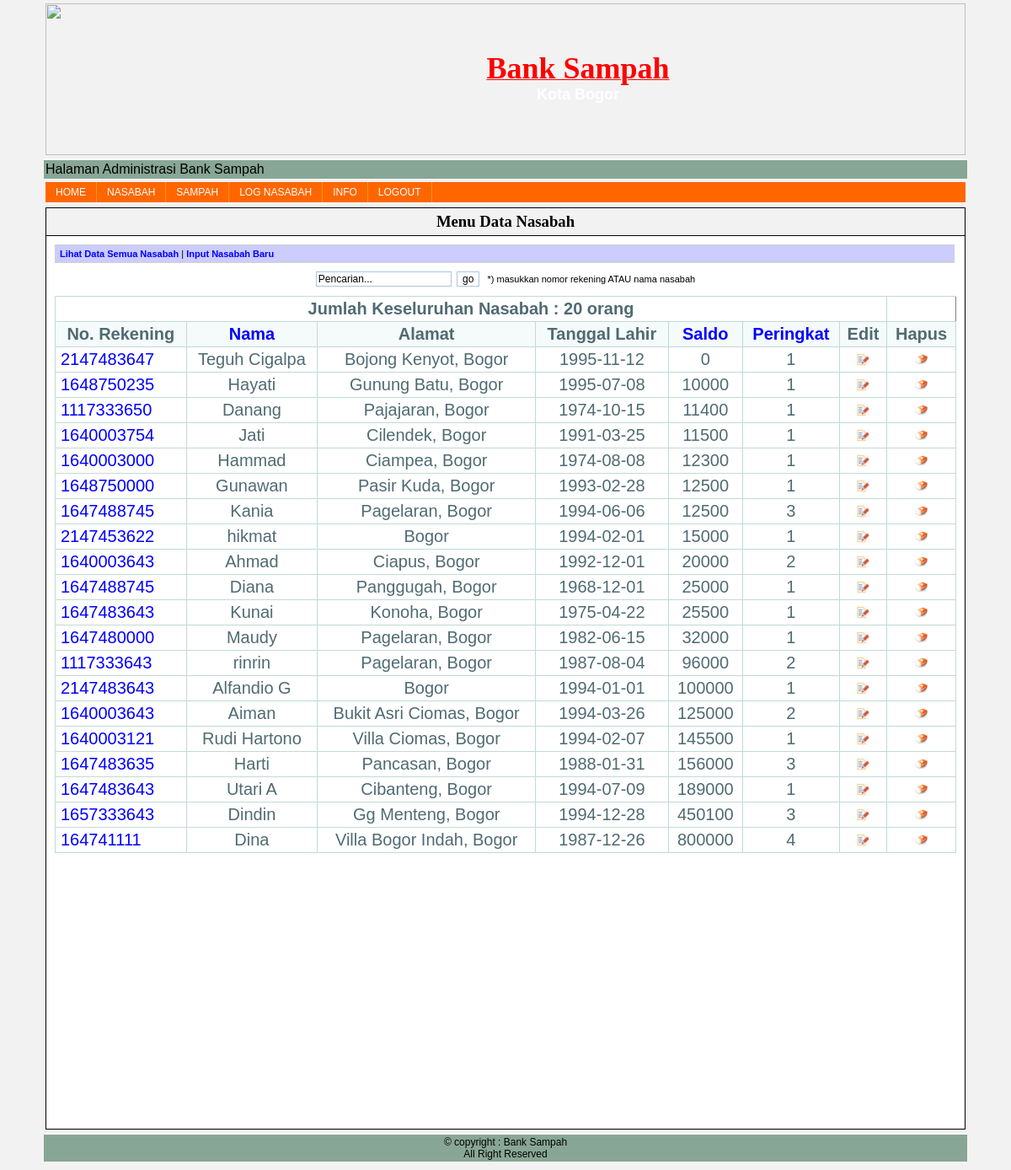
Screenshot of /admin/admin/index.php?page=lihat_nasabahSA (signed in) with the database file from the repository.
### tables this page shows
CREATE TABLE IF NOT EXISTS `nasabah` (
  `id_N` int(15) NOT NULL AUTO_INCREMENT,
  `no_rekening` int(30) NOT NULL,
  `nama` varchar(30) NOT NULL,
  `alamat` text NOT NULL,
  `tanggal_lahir` date NOT NULL,
  `tempat_lahir` varchar(30) NOT NULL,
  `no_KTP` varchar(20) NOT NULL,
  `saldo` int(30) NOT NULL,
  `peringkat` int(5) NOT NULL,
  `usernameN` varchar(30) NOT NULL,
  `passwordN` varchar(50) NOT NULL,
  PRIMARY KEY (`id_N`),
  UNIQUE KEY `username` (`usernameN`),
  UNIQUE KEY `no_KTP` (`no_KTP`)
);

### admin/nasabah/lihat_nasabahSA.php (the view, shortened to what this page needs)
<?php
include "../nasabah/link.php";
echo "
<center>
    <form action='?page=lihat_nasabah2' method='post'>
        <input type='text' name='cari' value='Pencarian...' onfocus=\"this.value='';\" onblur=\"if(this.value=='') this.value='Pencarian...';\">&nbsp;&nbsp;<input type='submit' value='go' name='go'>&nbsp;&nbsp;&nbsp;*) masukkan nomor rekening ATAU nama nasabah
    </form>
</scenter>";
$query2=mysql_query("SELECT * FROM nasabah ORDER BY saldo ASC");
$jumlah_nasabah=mysql_num_rows($query2);
?>
<table class="table-data" border=1 width=100% border=0 >
    <tr>
        <td class="td-data" colspan="7"><b>Jumlah Keseluruhan Nasabah : <?php echo $jumlah_nasabah; ?> orang</b></td>
    </tr>
    <tr>
        <td class="head-data">No. Rekening</td>
        <td class="head-data"><a href='?page=lihat_nasabahN&sort=asc'>Nama</a></td>
        <td class="head-data">Alamat</td>
        <td class="head-data">Tanggal Lahir</td>
        <td class="head-data"><a href='?page=lihat_nasabahSD'>Saldo</a></td>
        <td class="head-data"><a href='?page=lihat_nasabahPA'>Peringkat</a></td>
        <td class="head-data">Edit</td>
        <td class="head-data">Hapus</td>
    </tr>
<?php
    while ($hasil=mysql_fetch_array($query2)) {
        echo "
            <tr>
                <td class='pinggir-data'><a href='?page=detil_nasabah&noRek=$hasil[no_rekening]'>$hasil[no_rekening]</a></td>
                <td class='td-data'>$hasil[nama]</td>
                <td class='td-data'>$hasil[alamat]</td>
                <td class='td-data'>$hasil[tanggal_lahir]</td>
                <td class='td-data'>$hasil[saldo]</td>
                <td class='td-data'>$hasil[peringkat]</td>
                <td class='td-data'><a href='?page=edit_nasabah&id=$hasil[id_N]'><img class='img_link' src='../image/order_form_online_offer-512.png' width='15px' height='15px'></a></td>
                <td class='td-data'><a href='?page=act_hapus_nasabah&id=$hasil[id_N]' onclick='return confirm(\"Anda yakin ingin menghapus data nasabah $hasil[id_N] ?\")'><img class='img_link' src='../image/Delete-icon.png' width='15px' height='15px'></a></td>
            </tr>";
}
?>
</table>

### admin/include/style.css (style rules this page uses)
body { background-color: #f2f2f2; color: black; margin-top: 0px; margin-left: 50px; margin-right: 50px; font-family: arial; font-size: 14px; }
a { text-decoration: none; color: blue; }
.table-data { width: 100%; padding: 0; margin: 0 auto 1.5em auto; border-top: 1px solid #C1DAD7; border-left: 1px solid #C1DAD7; border-collapse:collapse; font-size:18px; font-family: verdana,arial,sans-serif; color:#545454; }
.td-data { font: normal 20px "Trebuchet MS", Verdana, Arial, Helvetica, sans-serif; border-right: 1px solid #C1DAD7; border-bottom: 1px solid #C1DAD7; padding: 3px 6px 3px 6px; color: #4f6b72; width: auto; text-align: center; }
.head-data { font: normal 20px "Trebuchet MS", Verdana, Arial, Helvetica, sans-serif; border-right: 1px solid #C1DAD7; border-bottom: 1px solid #C1DAD7; padding: 3px 6px 3px 6px; color: #4f6b72; width: auto; text-align: center; background-color:#F5FAFA; font-weight: bold; }
.pinggir-data { font: normal 20px "Trebuchet MS", Verdana, Arial, Helvetica, sans-serif; border-right: 1px solid #C1DAD7; border-bottom: 1px solid #C1DAD7; padding: 3px 6px 3px 6px; color: #4f6b72; text-align: left; }
input { border-left : 1px solid #acc6db; border-right : 1px solid #acc6db; border-top : 1px solid #acc6db; border-bottom : 1px solid #acc6db; background-color : #fff; font-size : 12px; font-family : Verdana, Arial, Helvetica, sans-serif; color : #000; }
.img_link { border: none; padding: 0px; }

### admin/admin/index.php (style rules this page uses)
body { background-image: url(../../Rental%20Mobil%20G.A.H/images/rentcar2.jpg); }

### rows the page displays
nasabah: no_rekening "2147483647", nama "Teguh Cigalpa", alamat "Bojong Kenyot, Bogor", tanggal_lahir "1995-11-12", saldo "0", peringkat "1"
nasabah: no_rekening "1648750235", nama "Hayati", alamat "Gunung Batu, Bogor", tanggal_lahir "1995-07-08", saldo "10000", peringkat "1"
nasabah: no_rekening "1117333650", nama "Danang", alamat "Pajajaran, Bogor", tanggal_lahir "1974-10-15", saldo "11400", peringkat "1"
nasabah: no_rekening "1640003754", nama "Jati", alamat "Cilendek, Bogor", tanggal_lahir "1991-03-25", saldo "11500", peringkat "1"
nasabah: no_rekening "1640003000", nama "Hammad", alamat "Ciampea, Bogor", tanggal_lahir "1974-08-08", saldo "12300", peringkat "1"
nasabah: no_rekening "1648750000", nama "Gunawan", alamat "Pasir Kuda, Bogor", tanggal_lahir "1993-02-28", saldo "12500", peringkat "1"
nasabah: no_rekening "1647488745", nama "Kania", alamat "Pagelaran, Bogor", tanggal_lahir "1994-06-06", saldo "12500", peringkat "3"
nasabah: no_rekening "2147453622", nama "hikmat", alamat "Bogor", tanggal_lahir "1994-02-01", saldo "15000", peringkat "1"
nasabah: no_rekening "1640003643", nama "Ahmad", alamat "Ciapus, Bogor", tanggal_lahir "1992-12-01", saldo "20000", peringkat "2"
nasabah: no_rekening "1647488745", nama "Diana", alamat "Panggugah, Bogor", tanggal_lahir "1968-12-01", saldo "25000", peringkat "1"
nasabah: no_rekening "1647483643", nama "Kunai", alamat "Konoha, Bogor", tanggal_lahir "1975-04-22", saldo "25500", peringkat "1"
nasabah: no_rekening "1647480000", nama "Maudy", alamat "Pagelaran, Bogor", tanggal_lahir "1982-06-15", saldo "32000", peringkat "1"
nasabah: no_rekening "1117333643", nama "rinrin", alamat "Pagelaran, Bogor", tanggal_lahir "1987-08-04", saldo "96000", peringkat "2"
nasabah: no_rekening "2147483643", nama "Alfandio G", alamat "Bogor", tanggal_lahir "1994-01-01", saldo "100000", peringkat "1"
nasabah: no_rekening "1640003643", nama "Aiman", alamat "Bukit Asri Ciomas, Bogor", tanggal_lahir "1994-03-26", saldo "125000", peringkat "2"
nasabah: no_rekening "1640003121", nama "Rudi Hartono", alamat "Villa Ciomas, Bogor", tanggal_lahir "1994-02-07", saldo "145500", peringkat "1"
nasabah: no_rekening "1647483635", nama "Harti", alamat "Pancasan, Bogor", tanggal_lahir "1988-01-31", saldo "156000", peringkat "3"
nasabah: no_rekening "1647483643", nama "Utari A", alamat "Cibanteng, Bogor", tanggal_lahir "1994-07-09", saldo "189000", peringkat "1"
nasabah: no_rekening "1657333643", nama "Dindin", alamat "Gg Menteng, Bogor", tanggal_lahir "1994-12-28", saldo "450100", peringkat "3"
nasabah: no_rekening "164741111", nama "Dina", alamat "Villa Bogor Indah, Bogor", tanggal_lahir "1987-12-26", saldo "800000", peringkat "4"

### other values shown
$j "Menu Data Nasabah"
$jumlah_nasabah "20"
